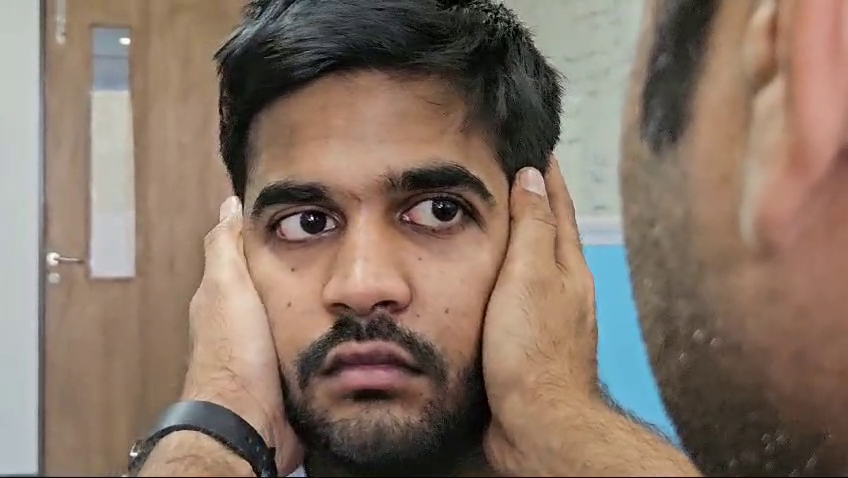
#> input picture frame 53 of Vhit Videos/VID-20240506-WA0013.mp4, 848 x 478 px, given in place of eye_recording.mp4, which was not available
$ python basic2bin.py
#> lines starting #> are read from the running program, lines starting #| are printed output that depends on the picture; after the words box and inside, x2 and y2 are one past the last pixel; in counts of white or black regions, pixels touching at a corner belong together; pictures that were not available may be replaced by others from this repository, and a replacement may not be noted
# Description : This program detects the pupil or iris in a video feed and draws a circle around it.
# The program uses HoughCircles to detect the pupil or iris based on a binary mask created using adaptive thresholding and morphological operations.
# The program displays the binary mask and the detected pupil or iris in the video feed. The program exits on pressing the 'Esc' key.
import cv2
import numpy as np

# Open the video file
cap = cv2.VideoCapture("eye_recording.mp4")

while True:
    ret, frame = cap.read()
#> frame is the input picture: shape (478, 848, 3); mean B, G, R 101.9, 115.7, 134.6
    if not ret:
        break

    # Define the region of interest (ROI) - adjust based on video calibration
    roi = frame[269: 795, 537: 1416]
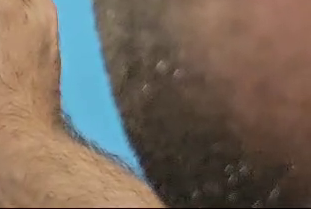
#> roi: shape (209, 311, 3); mean B, G, R 90.8, 103.5, 117.3
    rows, cols, _ = roi.shape
#> rows = 209; cols = 311

    # Convert the ROI to grayscale
    gray_roi = cv2.cvtColor(roi, cv2.COLOR_BGR2GRAY)
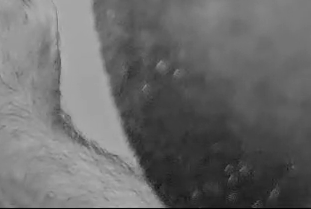
#> gray_roi: shape (209, 311); min 0, max 178, mean 106.2

    # Apply Gaussian blur to remove noise for efficient extraction
    gray_roi = cv2.GaussianBlur(gray_roi, (7, 7), 0)

    # Apply binary thresholding to create a mask of dark areas (eyeball and pupil)
    _, binary_mask = cv2.threshold(gray_roi, 30, 255, cv2.THRESH_BINARY_INV)
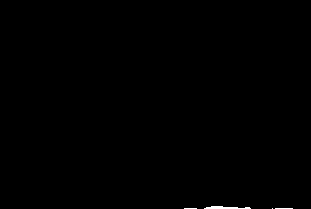
#> binary_mask: shape (209, 311); 0.2% white; 4 white regions (3 under 20 px), largest, box (x1, y1, x2, y2) and area: (204, 206, 251, 209) 96

    # Use morphological operations to clean up small details around the pupil
    kernel = np.ones((5, 5), np.uint8)
    binary_mask = cv2.erode(binary_mask, kernel, iterations=2)
#> binary_mask: shape (209, 311); every value is 0
    binary_mask = cv2.dilate(binary_mask, kernel, iterations=4)

    # Apply HoughCircles to the cleaned-up mask to detect the pupil or iris
    circles = cv2.HoughCircles(
        binary_mask,
        cv2.HOUGH_GRADIENT,
        dp=1.5,                # Increase dp for better circle approximation
        minDist=40,            # Minimum distance between circles
        param1=100,            # Canny high threshold
        param2=20,             # Accumulator threshold, lower to detect darker circles in white background
        minRadius=5,           # Minimum radius of the pupil or iris
        maxRadius=50           # Maximum radius of the pupil or iris
    )
#> circles = None

    # Draw detected circles
    if circles is not None:
        circles = np.uint16(np.around(circles))
        for i in circles[0, :]:
            # Draw the outer circle
            cv2.circle(roi, (i[0], i[1]), i[2], (255, 0, 0), 2)
            # Draw the center of the circle
            cv2.circle(roi, (i[0], i[1]), 2, (0, 255, 0), 3)
            break  # Stop after finding the first most likely candidate

    # Display the results
    cv2.imshow("Binary Mask", binary_mask)
    cv2.imshow("ROI with Detected Retina", roi)

    # Exit on pressing the 'Esc' key
    key = cv2.waitKey(30)
#> (key Esc is pressed here)
    if key == 27:  # ASCII for Esc key
        break

# Release resources
cap.release()
cv2.destroyAllWindows()

$ run again, starting later in the video
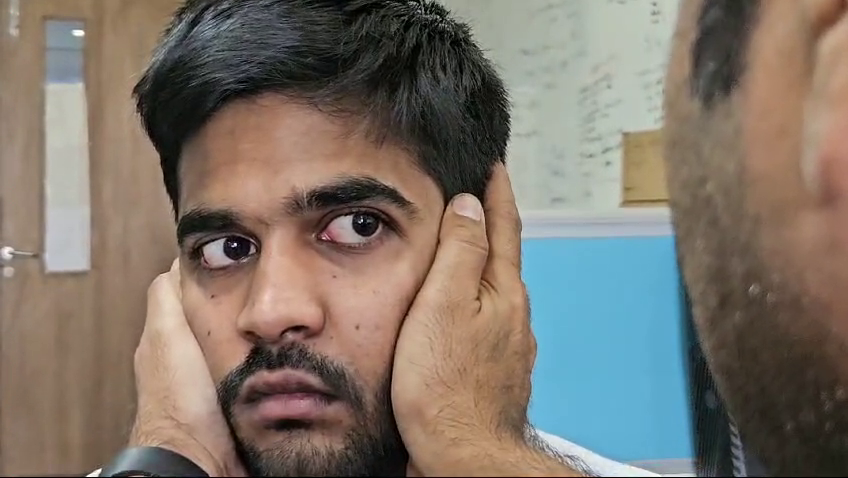
#> input picture frame 242 of Vhit Videos/VID-20240506-WA0013.mp4, 848 x 478 px, given in place of eye_recording.mp4, which was not available
#> frame is the input picture: shape (478, 848, 3); mean B, G, R 106.3, 116.3, 126
#> `binary_mask = cv2.dilate(binary_mask, kernel, iterations=4)`:
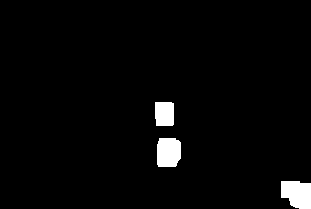
#> binary_mask: shape (209, 311); 2.8% white; 3 white regions, box (x1, y1, x2, y2) and area: (281, 181, 311, 209) 704, (157, 138, 181, 167) 646, (155, 102, 174, 126) 446
#> `circles = cv2.HoughCircles( binary_mask, cv2.HOUGH_GRADIENT, dp=1.5,`: circles = [[165.8, 150.8, 15.95]]
#> `circles = np.uint16(np.around(circles))`: circles = [[166, 151, 16]]
#> the loop `for i in circles[0, :]:` made 1 pass
#> after the loop `for i in circles[0, :]:`:
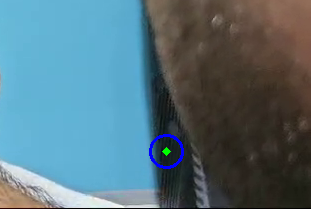
#> roi: shape (209, 311, 3); mean B, G, R 125.2, 114.1, 84.9

$ run again, starting later in the video
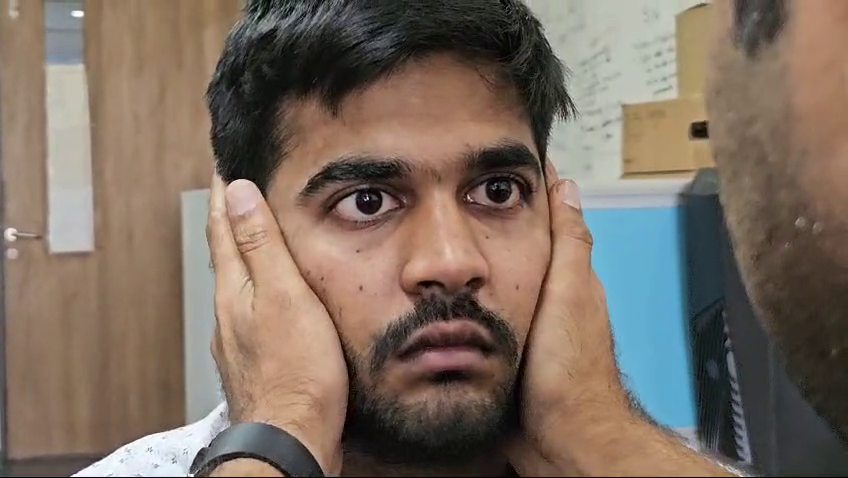
#> input picture frame 430 of Vhit Videos/VID-20240506-WA0013.mp4, 848 x 478 px, given in place of eye_recording.mp4, which was not available
#> frame is the input picture: shape (478, 848, 3); mean B, G, R 97.4, 109.6, 124.7
#> `binary_mask = cv2.dilate(binary_mask, kernel, iterations=4)`:
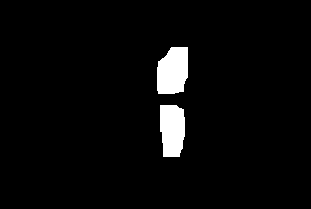
#> binary_mask: shape (209, 311); 3.7% white; 2 white regions, box (x1, y1, x2, y2) and area: (157, 47, 188, 94) 1250, (160, 105, 185, 157) 1148
#> `circles = cv2.HoughCircles( binary_mask, cv2.HOUGH_GRADIENT, dp=1.5,`: circles = [[171.8, 74.25, 18.65], [171.8, 120.8, 13.25]]
#> `circles = np.uint16(np.around(circles))`: circles = [[172, 74, 19], [172, 121, 13]]
#> the loop `for i in circles[0, :]:` made 1 pass
#> after the loop `for i in circles[0, :]:`:
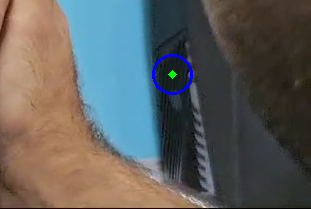
#> roi: shape (209, 311, 3); mean B, G, R 93.8, 96.2, 95.5
